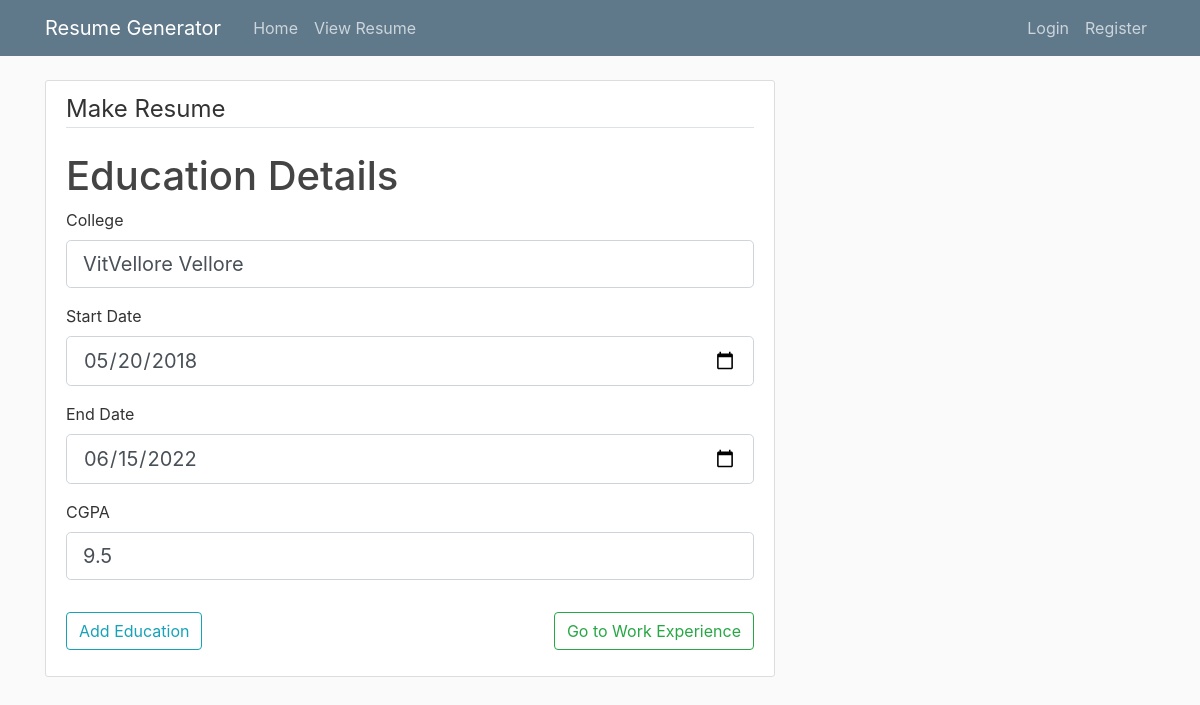
The app's page /resume/new/education/1/update, older data.
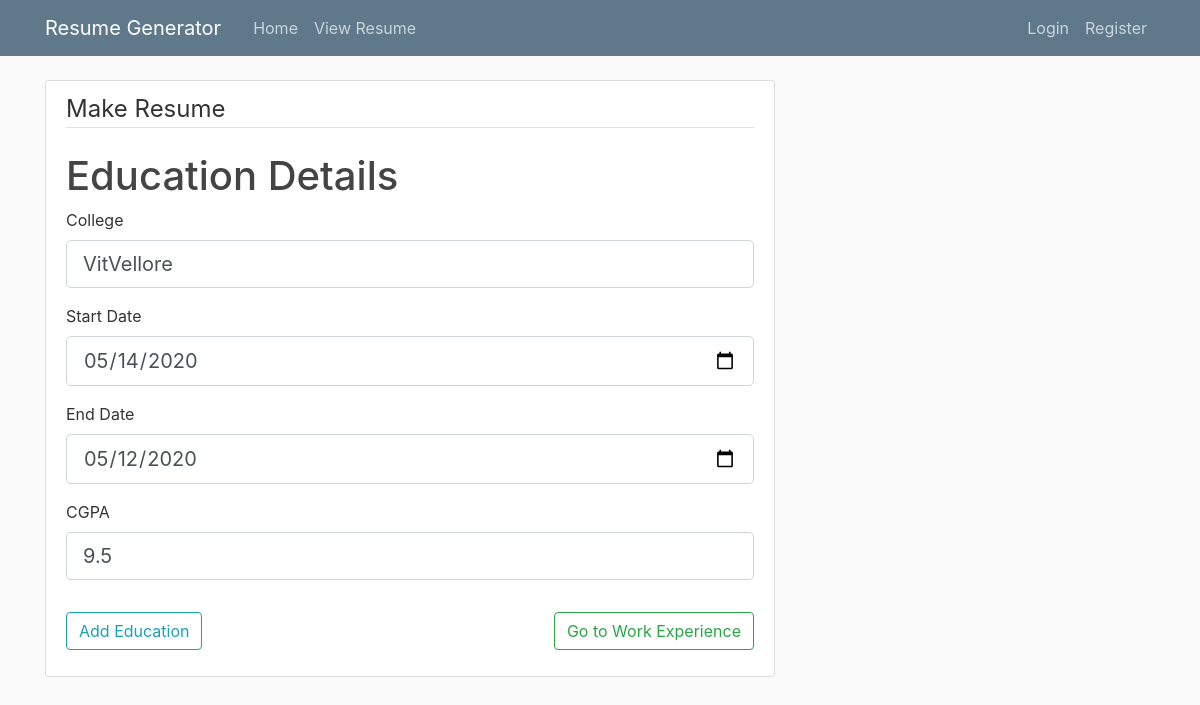
The same page, newer data.
### resume/models.py (models this page shows, shortened)
class education(db.Model):
    id = db.Column(db.Integer, primary_key=True)
    name = db.Column(db.String(100),nullable=False)
    start = db.Column(db.DateTime,nullable=False,default=datetime.today())
    end = db.Column(db.DateTime,nullable=False,default=datetime.today())
    cgpa = db.Column(db.Integer,nullable=False)
    user_id= db.Column(db.Integer,db.ForeignKey('user.id'),nullable=False)

### resume/routes.py (the view)
@app.route("/resume/new/education/<int:education_id>/update",methods=["GET","POST"])
def update_edu(education_id):
    eduview = education.query.get_or_404(education_id)
    form = useredu()
    if form.validate_on_submit():
        eduview.name = form.college.data
        eduview.start = form.start.data
        eduview.end = form.end.data
        eduview.cgpa = form.cgpa.data
        db.session.commit()
        flash('Your education details have been updated!', 'success')
        return redirect(url_for('postedu'))
    elif request.method == 'GET':
        form.college.data= eduview.name
        form.start.data = eduview.start
        form.end.data = eduview.end
        form.cgpa.data =  eduview.cgpa
    return render_template("education.html",title="Update Education",form=form)

### resume/forms.py
class useredu(FlaskForm):
    college = StringField("College",
        validators=[DataRequired(),Length(min=5)])
    start = DateField('Start Date', format='%Y-%m-%d',
         validators=[DataRequired()])
    end  = DateField('End Date', format='%Y-%m-%d',
        validators=[DataRequired()])
    cgpa  = StringField("CGPA",
        validators=[DataRequired()])
    submit = SubmitField("Add Education")

### resume/templates/education.html (shortened to what this page needs)
{%  extends "layout.html" %}
{% block content %}
<div class="content-section">
    <form method="POST" action="">
        <fieldset class="form-group" id="cloneunder">
            <legend class="border-bottom mb-4">Make Resume</legend>
            <h1>Education Details</h1>
            <div  id="skillclass">
            <div class="form-group">
                {{ form.college.label(class="form-control-label") }}
                {% if form.college.errors %}
                    {{ form.college(class="form-control form-control-lg is-invalid") }}
                <div class="invalid-feedback">
                    {% for error in form.college.errors %}
                        <span>{{error}}</span>
                    {% endfor %}
                </div>
                {% else %}
                {{ form.college(class="form-control form-control-lg") }}
                {% endif %}
            </div>
            <div class="form-group">
                {{ form.start.label(class="form-control-label") }}
                {% if form.start.errors %}
                    {{ form.start(class="form-control form-control-lg is-invalid") }}
                <div class="invalid-feedback">
                    {% for error in form.start.errors %}
                        <span>{{error}}</span>
                    {% endfor %}
                </div>
                {% else %}
                {{ form.start(class="form-control form-control-lg") }}
                {% endif %}
            </div>
            <div class="form-group">
                {{ form.end.label(class="form-control-label") }}
                {% if form.end.errors %}
                    {{ form.end(class="form-control form-control-lg is-invalid") }}
                <div class="invalid-feedback">
                    {% for error in form.end.errors %}
                        <span>{{error}}</span>
                    {% endfor %}
                </div>
                {% else %}
                {{ form.end(class="form-control form-control-lg") }}
                {% endif %}
            </div>
            <div class="form-group">
                {{ form.cgpa.label(class="form-control-label") }}
                {% if form.cgpa.errors %}
                    {{ form.cgpa(class="form-control form-control-lg is-invalid") }}
                <div class="invalid-feedback">
                    {% for error in form.cgpa.errors %}
                        <span>{{error}}</span>
                    {% endfor %}
                </div>
                {% else %}
                {{ form.cgpa(class="form-control form-control-lg") }}
                {% endif %}
            </div>
        </div>
        </fieldset>
        <a href="/resume/new/experience" class="btn btn-outline-success" style="float: right;">Go to Work Experience</a>
        <div class="form-group">
            {{ form.submit(class="btn btn-outline-info") }}
        </div>
</form>
</div>
{%  endblock content  %}

### resume/templates/layout.html (shortened to what this page needs)
<!DOCTYPE html>
<html>
<head>
    <link rel="stylesheet" href="https://maxcdn.bootstrapcdn.com/bootstrap/4.0.0/css/bootstrap.min.css">
    <link rel="stylesheet" type="text/css" href="{{ url_for('static', filename='main.css') }}">
</head>
<body>
    <header class="site-header">
      <nav class="navbar navbar-expand-md navbar-dark bg-steel fixed-top">
        <div class="container">
          <a class="navbar-brand mr-4" href="/">Resume Generator</a>
          <div class="collapse navbar-collapse" id="navbarToggle">
            <div class="navbar-nav mr-auto">
              <a class="nav-item nav-link" href="/">Home</a>
              <a class="nav-item nav-link" href="/resume">View Resume</a>
            </div>
            <div class="navbar-nav">
              {% if current_user.is_authenticated %}
              <a class="nav-item nav-link" href="/accounts">Account</a>
              <a class="nav-item nav-link" href="/logout">Logout</a>
              <a class="nav-item nav-link" href="/resume/new">Create</a>
              {% else %}
              <a class="nav-item nav-link" href="/login">Login</a>
              <a class="nav-item nav-link" href="/register">Register</a>
              {% endif %}
            </div>
          </div>
        </div>
      </nav>
    </header>
    <main role="main" class="container">
      <div class="row">
        <div class="col-md-8">
          {% block content %}{% endblock %}
        </div>
      </div>
    </main>
</body>
</html>

### resume/static/main.css (style rules this page uses)
body { background: #fafafa; color: #333333; margin-top: 5rem; }
h1, h2, h3, h4, h5, h6 { color: #444444; }
.bg-steel { background-color: #5f788a; }
.site-header .navbar-nav .nav-link { color: #cbd5db; }
.content-section { background: #ffffff; padding: 10px 20px; border: 1px solid #dddddd; border-radius: 3px; margin-bottom: 20px; }

Row changes from the older to the newer data that the page shows:
changed education: start "05/20/2018" → "05/14/2020"; end "06/15/2022" → "05/12/2020"
Text that changed along with them:
form field college: "VitVellore Vellore" → "VitVellore"
